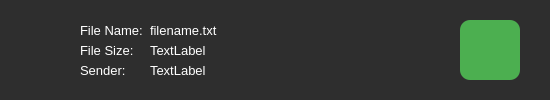
<?xml version="1.0" encoding="UTF-8"?>
<ui version="4.0">
 <class>Form</class>
 <widget class="QWidget" name="Form">
  <property name="geometry">
   <rect>
    <x>0</x>
    <y>0</y>
    <width>550</width>
    <height>100</height>
   </rect>
  </property>
  <property name="windowTitle">
   <string>Form</string>
  </property>
  <property name="styleSheet">
   <string notr="true">QWidget{
	background:rgb(46,46,46);
	border-radius: 10px;
}

QLabel {
	color: white;
	
}




</string>
  </property>
  <widget class="QFrame" name="frame">
   <property name="geometry">
    <rect>
     <x>0</x>
     <y>0</y>
     <width>550</width>
     <height>100</height>
    </rect>
   </property>
   <property name="sizePolicy">
    <sizepolicy hsizetype="Expanding" vsizetype="Expanding">
     <horstretch>0</horstretch>
     <verstretch>0</verstretch>
    </sizepolicy>
   </property>
   <property name="frameShape">
    <enum>QFrame::StyledPanel</enum>
   </property>
   <property name="frameShadow">
    <enum>QFrame::Raised</enum>
   </property>
   <widget class="QLabel" name="icon">
    <property name="geometry">
     <rect>
      <x>20</x>
      <y>20</y>
      <width>60</width>
      <height>60</height>
     </rect>
    </property>
    <property name="text">
     <string/>
    </property>
    <property name="pixmap">
     <pixmap>icons/file_60.svg</pixmap>
    </property>
    <property name="scaledContents">
     <bool>true</bool>
    </property>
   </widget>
   <widget class="QLabel" name="label_FileName">
    <property name="geometry">
     <rect>
      <x>80</x>
      <y>20</y>
      <width>65</width>
      <height>20</height>
     </rect>
    </property>
    <property name="font">
     <font>
      <pointsize>10</pointsize>
     </font>
    </property>
    <property name="styleSheet">
     <string notr="true"/>
    </property>
    <property name="text">
     <string>File Name:</string>
    </property>
   </widget>
   <widget class="QLabel" name="label_sender">
    <property name="geometry">
     <rect>
      <x>80</x>
      <y>60</y>
      <width>65</width>
      <height>20</height>
     </rect>
    </property>
    <property name="font">
     <font>
      <pointsize>10</pointsize>
     </font>
    </property>
    <property name="styleSheet">
     <string notr="true"/>
    </property>
    <property name="text">
     <string>Sender:</string>
    </property>
   </widget>
   <widget class="QLabel" name="filename">
    <property name="geometry">
     <rect>
      <x>150</x>
      <y>20</y>
      <width>300</width>
      <height>20</height>
     </rect>
    </property>
    <property name="sizePolicy">
     <sizepolicy hsizetype="Preferred" vsizetype="Preferred">
      <horstretch>0</horstretch>
      <verstretch>0</verstretch>
     </sizepolicy>
    </property>
    <property name="font">
     <font>
      <pointsize>10</pointsize>
     </font>
    </property>
    <property name="text">
     <string>filename.txt</string>
    </property>
   </widget>
   <widget class="QLabel" name="label_FileSize">
    <property name="geometry">
     <rect>
      <x>80</x>
      <y>40</y>
      <width>65</width>
      <height>20</height>
     </rect>
    </property>
    <property name="font">
     <font>
      <pointsize>10</pointsize>
     </font>
    </property>
    <property name="styleSheet">
     <string notr="true"/>
    </property>
    <property name="text">
     <string>File Size:</string>
    </property>
   </widget>
   <widget class="QLabel" name="sender">
    <property name="geometry">
     <rect>
      <x>150</x>
      <y>60</y>
      <width>300</width>
      <height>20</height>
     </rect>
    </property>
    <property name="font">
     <font>
      <pointsize>10</pointsize>
     </font>
    </property>
    <property name="text">
     <string>TextLabel</string>
    </property>
   </widget>
   <widget class="QPushButton" name="downloadButton">
    <property name="geometry">
     <rect>
      <x>460</x>
      <y>20</y>
      <width>60</width>
      <height>60</height>
     </rect>
    </property>
    <property name="sizePolicy">
     <sizepolicy hsizetype="Preferred" vsizetype="Preferred">
      <horstretch>0</horstretch>
      <verstretch>0</verstretch>
     </sizepolicy>
    </property>
    <property name="font">
     <font>
      <pointsize>10</pointsize>
     </font>
    </property>
    <property name="styleSheet">
     <string notr="true">background-color: rgb(76, 175, 80)</string>
    </property>
    <property name="text">
     <string/>
    </property>
    <property name="icon">
     <iconset>
      <normaloff>icons/download.svg</normaloff>icons/download.svg</iconset>
    </property>
    <property name="iconSize">
     <size>
      <width>58</width>
      <height>58</height>
     </size>
    </property>
   </widget>
   <widget class="QLabel" name="fileSize">
    <property name="geometry">
     <rect>
      <x>150</x>
      <y>40</y>
      <width>300</width>
      <height>20</height>
     </rect>
    </property>
    <property name="font">
     <font>
      <pointsize>10</pointsize>
     </font>
    </property>
    <property name="text">
     <string>TextLabel</string>
    </property>
   </widget>
  </widget>
 </widget>
 <resources>
  <include location="resources.qrc"/>
 </resources>
 <connections/>
</ui>
